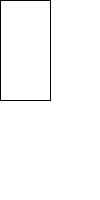
Frame 1 (no input)
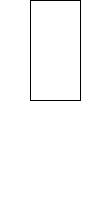
Frame 60 (the mouse pressed at the canvas centre just before this capture)
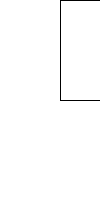
Frame 120 (the mouse held since frame 60 and released just before this capture)

The Processing sketch that drew these frames (run headless with seeded random() and noise(); from frame 60 on, the mouse is pressed at the canvas centre):

// Processing sketch: Exercise_20
// ── Exercise_20.pde
//Melissa Bradshaw 3378710
//This exercise is inclusive of 20.1, 20.2

float x =0.0;

void setup() {
  size(100,200);
  smooth();
}

void draw() {
  frameRate(4);
  background(255);
  x=x+0.5;
  rect(x,0,50,100);
  if (x>100){
    x=-50.0;
  }
  println(frameCount);
}
